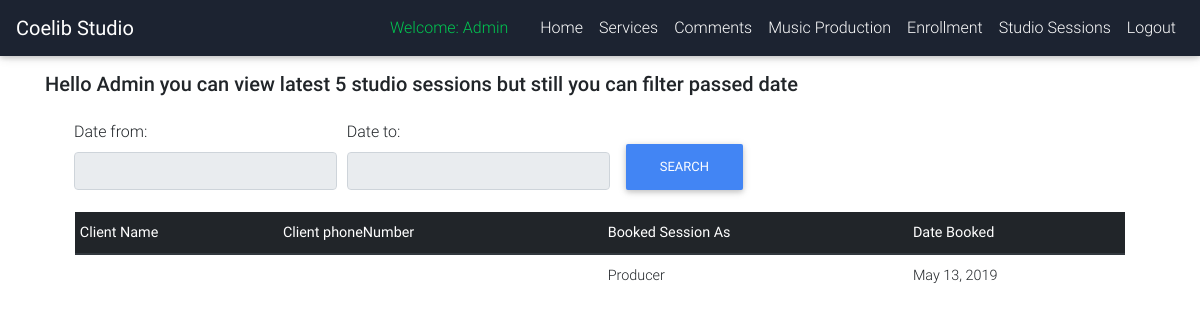
The page /studio/sessions/ (signed in) on the database as committed earlier.
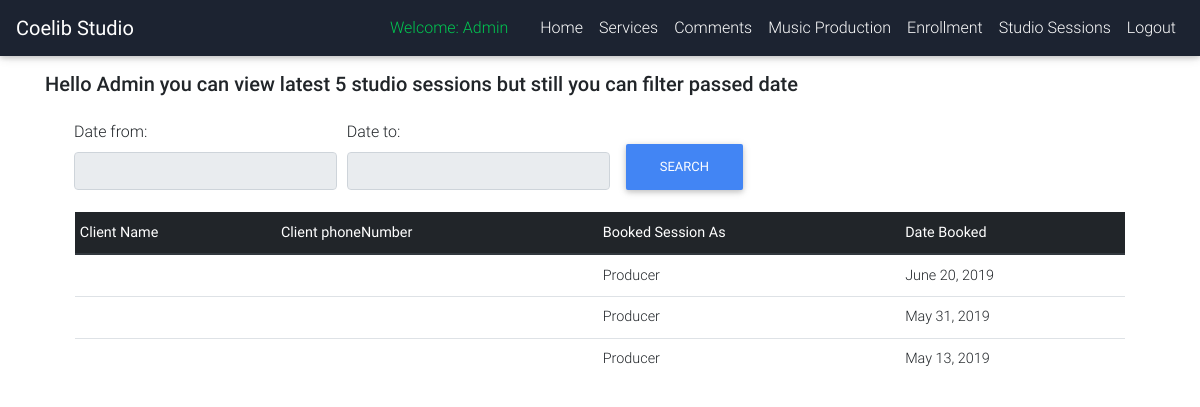
The same page on the database as committed later.
### services/models.py (models this page shows)
class Studio_Session(models.Model):
    class Meta:
        verbose_name_plural = 'Booked Studio Sessions'
    full_name = models.CharField(max_length=100)
    phone_number = models.CharField(max_length=13)
    email = models.EmailField(max_length=100)
    booked_as = models.CharField(max_length=8, default='Producer')
    start_date = models.DateField(auto_now=False)
    end_date = models.DateField(auto_now=False)

### newusers/views.py (the view, shortened to what this page needs)
# urls.py: path('studio/sessions/', views.studio_sessions, name="studio_sessions"),
def studio_sessions(request):
    sessions_from = request.GET.get('from')
    sessions_to = request.GET.get('to')
    if sessions_from == None or sessions_to == None:
        count_sessions = Studio_Session.objects.all().count()
        sessions_available = Studio_Session.objects.all().order_by('-start_date')[:5]
        if count_sessions < 1:
            messages.success(request, 'There are no available sessions currently')
        elif count_sessions > 5:
            messages.success(request, 'There are a total of '+ str(count_sessions)+' sessions but we are showing the latest 5')
    context = {'sessions_available':sessions_available}
    return render(request, 'newusers/studio_sessions.html', context)

### newusers/templates/newusers/studio_sessions.html (shortened to what this page needs)
{% extends 'newusers/base.html' %}
{% block content %}
{% if user.is_authenticated %}
<br><br><br>
<div class="container">
    <h2 class="h5 gray-text text-left mb-4">Hello {{ user.username }}  you can view latest 5 studio sessions but still you can filter passed date</h2>
    <form method="GET">
              <div class="form-row ml-4">
                <div class="form-group col-md-3">
                  <label for="datefrom">Date from:</label>
                  <input type="text" class="form-control" id="datefrom"  name="from" width="100" required readonly>
                </div>
                <div class="form-group col-md-3">
                  <label for="dateto">Date to:</label>
                    <input type="text" class="form-control" id="dateto"  name="to" required readonly>
                </div>
                <div class="form-group col-md-3">
                    <input type="submit" class="btn btn-primary mt-4" id="btn"  value="Search" height="30">
                </div>
          </div>
    </form>
    <div class="container">
      {% if sessions_available %}
      <div class="container">
      <table class="table table-hover table-sm">
                <thead class="thead-dark">
                  <tr>
                    <th>Client Name</th>
                    <th>Client phoneNumber</th>
                    <th>Booked Session As</th>
                    <th>Date Booked</th>
                    </tr>
                </thead>
                  <tbody>
          {% for sessions in sessions_available %}
          <tr>
            <td>{{sessions.fullName}}</td>
            <td>{{ sessions.phoneNumber }}</td>
            <td>{{ sessions.booked_as }}</td>
            <td>{{sessions.start_date}}</td>
          </tr>
          {% endfor %}
                </tbody>
              </table>
          </div>
      {% endif %}
    </div>
</div>
{%endif%}
{% endblock %}

Rows that differ between the two databases and show on the page:
added Studio_Session: booked_as "Producer", start_date "June 20, 2019"
added Studio_Session: booked_as "Producer", start_date "May 31, 2019"
